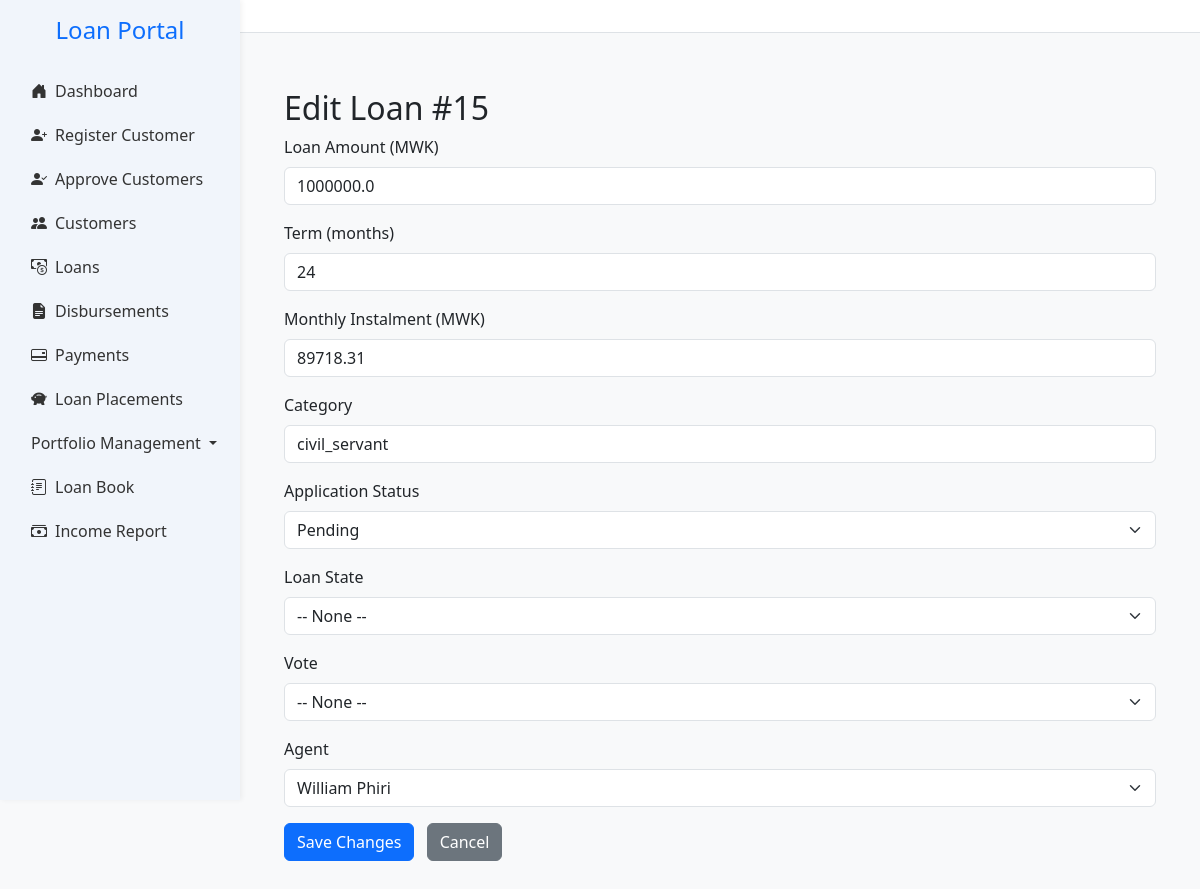
Screenshot of /loans/15/edit with the database file from the repository.
### app.py (models this page shows, shortened)
class LoanApplication(db.Model):
    __tablename__ = 'loan_applications'
    __table_args__ = (
        db.UniqueConstraint('loan_number', name='uq_loan_applications_loan_number'),
        db.Index('ix_loan_applications_created_at', 'created_at'),
        db.Index('ix_loan_applications_region_category', 'region', 'category'),
        db.Index('idx_loan_applications_loan_number', 'loan_number'),
        db.Index('idx_loan_applications_customer_id', 'customer_id'),
        db.Index('idx_loan_applications_agent_id', 'agent_id'),
    )
    id = db.Column(db.Integer, primary_key=True)
    customer_id = db.Column(db.Integer, db.ForeignKey('customers.id'), nullable=False)
    loan_amount = db.Column(db.Float,nullable=False, default=0.0)
    status = db.Column(db.String(20), default='pending')
    created_at = db.Column(db.DateTime, default=datetime.utcnow)
    term_months = db.Column(db.Integer)
    monthly_instalment = db.Column(db.Float)
    total_repayment = db.Column(db.Float)
    effective_rate = db.Column(db.Float)
    category = db.Column(db.String(50))
    region = db.Column(db.String(50))
    loan_category = db.Column(db.Integer, nullable=False)
    disbursed = db.Column(db.Boolean, default=False)
    disbursed_bank = db.Column(db.String(100))
    crb_fees = db.Column(db.Float, default=3000)
    origination_fees = db.Column(db.Float)
    insurance_fees = db.Column(db.Float)
    total_fees = db.Column(db.Float)
    collection_fees = db.Column(db.Float)
    schedule_id = db.Column(
    db.Integer,
    db.ForeignKey('repayment_schedules.id', use_alter=True, name='fk_schedule_id'),
    nullable=True
    )
    loan_number = db.Column(db.String(20), nullable=True, unique=True)
    file_number = db.Column(db.String(50))
    date_created = db.Column(db.DateTime, default=datetime.utcnow)
    disbursement_date = db.Column(db.Date, nullable=True)
    cash_to_client = db.Column(db.Float,nullable=False, default=0.0)
    top_up_interest = db.Column(db.Float, default=0.0)
    settlement_interest = db.Column(db.Float, default=0.0)
    closure_type = db.Column(db.String(20))  # 'settlement' or 'topup'
    closure_date = db.Column(db.DateTime)
    top_up_of = db.Column(db.Integer, db.ForeignKey('loan_applications.id'), nullable=True)
    application_status = db.Column(db.String(20), nullable=False, default='pending')
    loan_state = db.Column(db.String(20), nullable=False, default='active')
    performance_status = db.Column(db.String(20), nullable=False, default='performing')
    top_up_balance = db.Column(db.Float, default=0.0)
    settlement_balance = db.Column(db.Float, default=0.0)
    current_balance = db.Column(db.Float, default=0.0)
    settlement_type = Column(Enum(SettlementTypeEnum), nullable=True)
    settling_institution = Column(String(255), nullable=True)  # only if third_party
    settlement_reason = db.Column(db.String(255), nullable=True)
    vote_id = db.Column(db.Integer, db.ForeignKey('votes.id'))
    outstanding_fees = db.Column(db.Float, default=0.0)
    pricing_version = db.Column(db.Integer, default=1)
    applied_interest_rate = db.Column(db.Float)
    applied_collection_fee = db.Column(db.Float)
    written_off_amount = db.Column(db.Float, default=0.0)
    insurance_settlement_amount = db.Column(db.Float, default=0.0)
    agent_id = db.Column(db.Integer, db.ForeignKey('agents.id'), nullable=True)
    parent_loan_id = db.Column(
        db.Integer,
        db.ForeignKey('loan_applications.id'),
        nullable=True
    )
    vote = db.relationship('Vote', backref='loan_applications')
    documents = db.relationship("Document", back_populates="loan", lazy=True)
    topups = db.relationship(
        'LoanApplication',
        foreign_keys=[parent_loan_id],  # 👈 Specify which foreign key to use
        backref=db.backref('parent_loan', remote_side=[id]),
        cascade='all, delete-orphan'
    )
    agent = db.relationship("Agent", backref="loan_applications", foreign_keys=[agent_id])
    payments = db.relationship('Payment', back_populates='loan', cascade='all, delete-orphan')
    customer = db.relationship('Customer', back_populates='loans')
    repayment_schedules = db.relationship(
        'RepaymentSchedule',
        back_populates='loan',
        cascade='all, delete-orphan',
        foreign_keys='RepaymentSchedule.loan_id'
        )
    from datetime import datetime
    from dateutil.relativedelta import relativedelta   # already using
    import calendar

class Agent(db.Model):
    __tablename__ = 'agents'
    id = db.Column(db.Integer, primary_key=True)
    name = db.Column(db.String(100), nullable=False)
    contact = db.Column(db.String(20))
    email = db.Column(db.String(100))
    district = db.Column(db.String(100))
    region = db.Column(db.String(100))
    monthly_budget = db.Column(db.Float, default=0.0)
    role = db.Column(db.String(50))
    active = db.Column(db.Boolean, default=True)
    team_leader_id = db.Column(db.Integer, db.ForeignKey('agents.id'), nullable=True)
    team_leader = db.relationship('Agent', remote_side=[id], backref='team_members')
    customers = db.relationship('Customer', back_populates='agent', lazy=True)

### app.py (the view, shortened to what this page needs)
@app.route('/loans/<int:loan_id>/edit', methods=['GET', 'POST'])
def edit_loan(loan_id):
    loan = LoanApplication.query.get_or_404(loan_id)
    agents = Agent.query.filter_by(active=True).order_by(Agent.name).all()
    votes = Vote.query.filter_by(is_active=True).order_by(Vote.code).all()
    return render_template('edit_loan.html', loan=loan, agents=agents, votes=votes)

### app.py (called while the page is built, shortened)
@app.context_processor
def inject_notifications():
    if not current_user.is_authenticated:
        return dict(notifications=[])

### templates/edit_loan.html (shortened to what this page needs)
{% extends "base.html" %}
{% block content %}
<div class="container mt-4">
  <h2>Edit Loan #{{ loan.id }}</h2>
  <form method="POST" action="{{ url_for('edit_loan', loan_id=loan.id) }}">
    <div class="mb-3">
      <label for="loan_amount" class="form-label">Loan Amount (MWK)</label>
      <input type="number" step="0.01" class="form-control" id="loan_amount" name="loan_amount" value="{{ loan.loan_amount }}" required>
    </div>
    <div class="mb-3">
      <label for="term_months" class="form-label">Term (months)</label>
      <input type="number" class="form-control" id="term_months" name="term_months" value="{{ loan.term_months }}" required>
    </div>
    <div class="mb-3">
      <label for="monthly_instalment" class="form-label">Monthly Instalment (MWK)</label>
      <input type="number" step="0.01" class="form-control" id="monthly_instalment" name="monthly_instalment" value="{{ loan.monthly_instalment }}" required>
    </div>
    <div class="mb-3">
      <label for="category" class="form-label">Category</label>
      <input type="text" class="form-control" id="category" name="category" value="{{ loan.category }}">
    </div>
    <div class="mb-3">
      <label for="application_status" class="form-label">Application Status</label>
      <select class="form-select" id="application_status" name="application_status" required>
        <option value="pending" {% if loan.application_status == 'pending' %}selected{% endif %}>Pending</option>
      </select>
    </div>
    <div class="mb-3">
      <label for="loan_state" class="form-label">Loan State</label>
      <select class="form-select" id="loan_state" name="loan_state">
        <option value="" {% if not loan.loan_state %}selected{% endif %}>-- None --</option>
      </select>
    </div>
    <div class="mb-3">
      <label for="vote_id" class="form-label">Vote</label>
      <select class="form-select" id="vote_id" name="vote_id">
        <option value="" {% if not loan.vote_id %}selected{% endif %}>-- None --</option>
      </select>
    </div>
    <div class="mb-3">
      <label for="agent_id" class="form-label">Agent</label>
      <select class="form-select" id="agent_id" name="agent_id">
        {% for agent in agents %}
          <option value="{{ agent.id }}" {% if loan.agent_id == agent.id %}selected{% endif %}>
            {{ agent.name }}
          </option>
        {% endfor %}
      </select>
    </div>
    <button type="submit" class="btn btn-primary">Save Changes</button>
    <a href="{{ url_for('view_loans') }}" class="btn btn-secondary ms-2">Cancel</a>
  </form>
</div>
{% endblock %}

### templates/base.html (style rules this page uses)
:root { --main-blue: #007bff; --sidebar-bg: #f1f5fb; --sidebar-hover: #dbeafe; }
body { overflow-x: hidden; background-color: #f8f9fa; }

### rows the page displays
LoanApplication: id "15", loan_amount "1000000.0", term_months "24", monthly_instalment "89718.31", category "civil_servant", vote_id "-- None --", agent_id "William Phiri"
